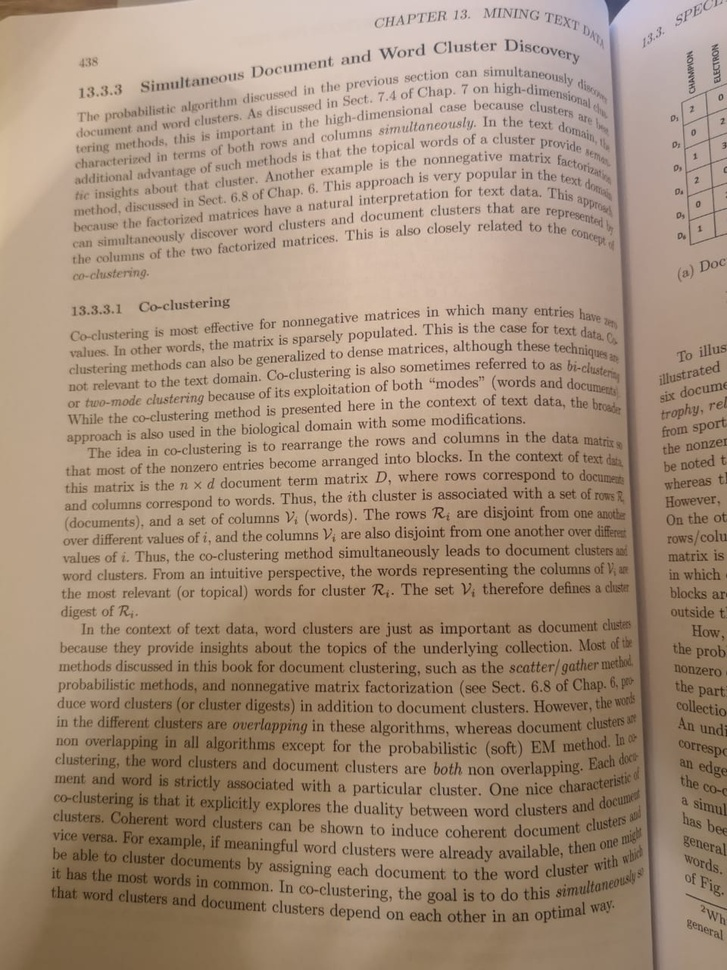
#> input picture images/scan.jpeg, 727 x 970 px, shrunk from 960 x 1280 before the run
$ python '9.Thresholding_Binarization_&_Adaptive_Thresholding.py'
#> lines starting #> are read from the running program, lines starting #| are printed output that depends on the picture; after the words box and inside, x2 and y2 are one past the last pixel; in counts of white or black regions, pixels touching at a corner belong together
import cv2
import numpy as np
from matplotlib import pyplot as plt

def imshow(title='Image', image = None, size=10):
    w,h = image.shape[:2]
    aspect_ratio = w/h
    plt.figure(figsize=(aspect_ratio * size, size))
    plt.imshow(cv2.cvtColor(image, cv2.COLOR_BGR2RGB))
    plt.title(title)
    plt.show()

image = cv2.imread('images/scan.jpeg',0)
#> image: shape (970, 727); min 22, max 216, mean 146
imshow('Original', image)

ret, thresh1 = cv2.threshold(image, 127,255,cv2.THRESH_BINARY)
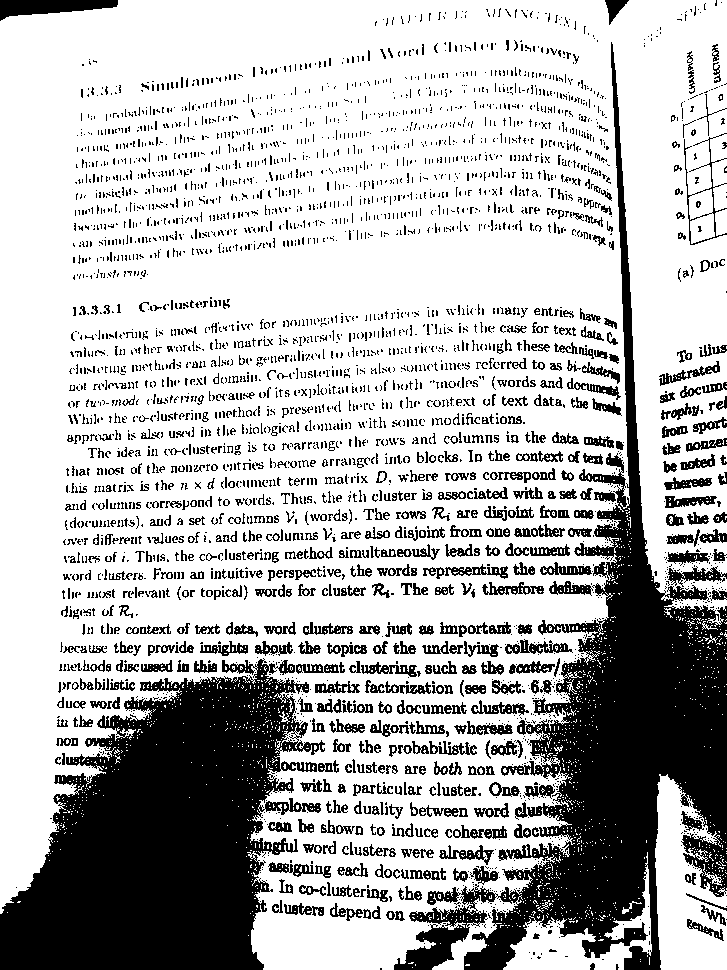
#> thresh1: shape (970, 727); 72.2% white; 3749 black regions (3013 under 20 px), largest, box (x1, y1, x2, y2) and area: (394, 42, 727, 970) 64133, (0, 658, 325, 970) 61744, (0, 0, 118, 21) 1470
imshow('1 Threshold Binary @ 127', thresh1)

ret, thresh2 = cv2.threshold(image, 127, 255,cv2.THRESH_BINARY_INV)
imshow('2 Threshold Binary Inverse @ 127', thresh2)

ret, thresh3 = cv2.threshold(image, 127, 255,cv2.THRESH_TRUNC)
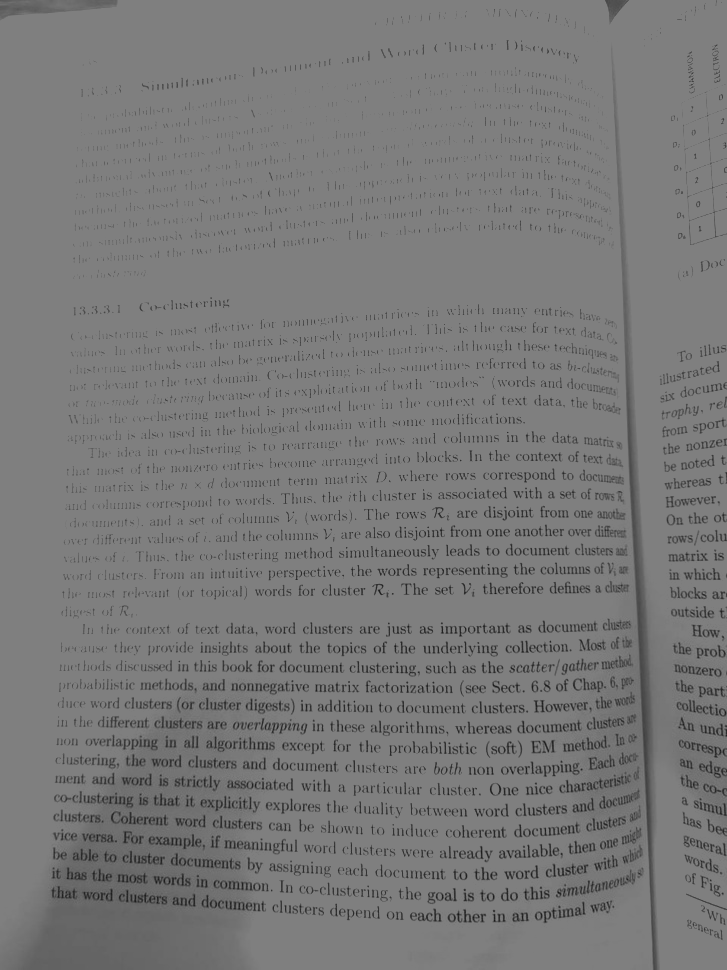
#> thresh3: shape (970, 727); min 22, max 127, mean 120.6
imshow('3 THRESH TRUNC @ 127', thresh3)

ret, thresh4 = cv2.threshold(image, 127, 255,cv2.THRESH_TOZERO)
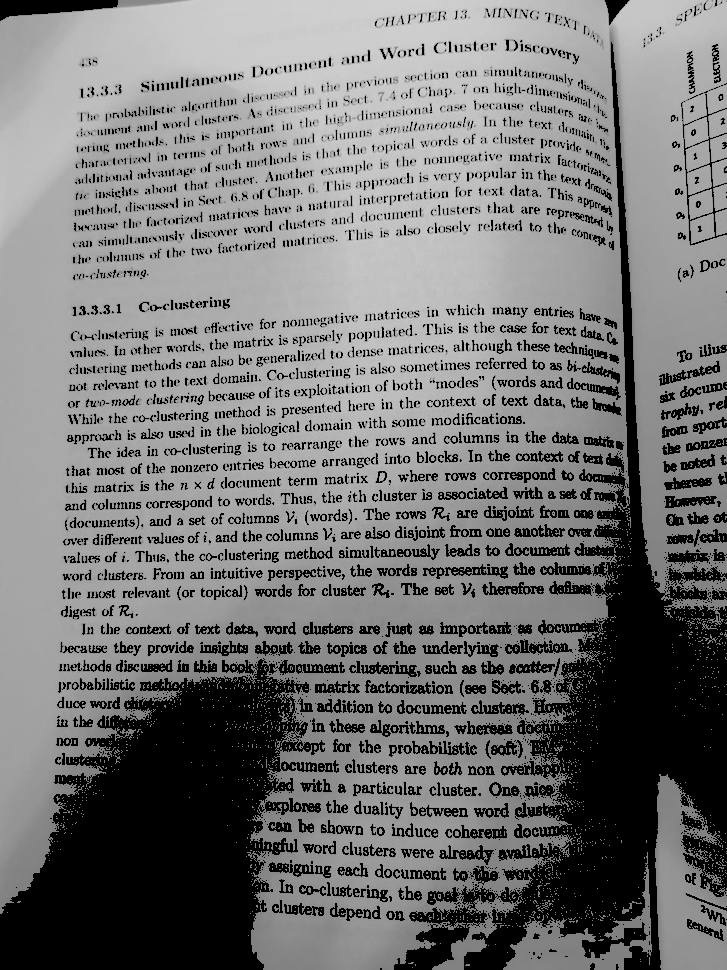
#> thresh4: shape (970, 727); min 0, max 216, mean 117.1
imshow('4 THRESH TOZERO @ 127', thresh4)

ret, thresh5 = cv2.threshold(image, 127, 255,cv2.THRESH_TOZERO_INV)
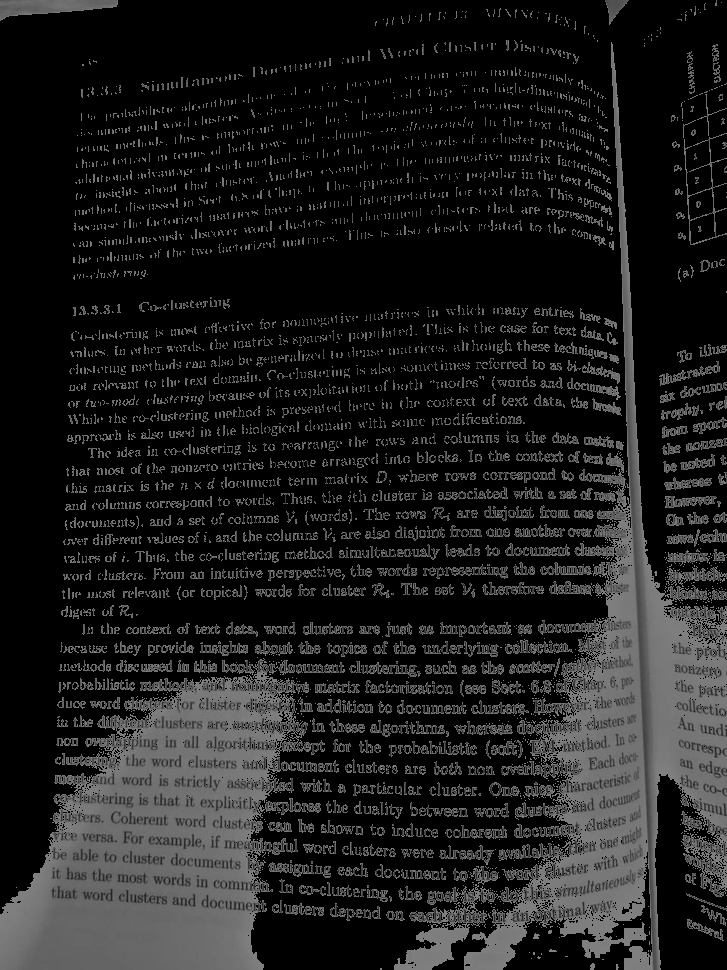
#> thresh5: shape (970, 727); min 0, max 127, mean 29
imshow('5 THRESH TOZERO IVN @ 127', thresh5)

# Adaptive Thresholding
# cv2.adaptiveThreshold**(src, maxValue, adaptiveMethod, thresholdType, blockSize, C[, dst]) → dst

thresh = cv2.adaptiveThreshold(image, 255,cv2.ADAPTIVE_THRESH_MEAN_C, cv2.THRESH_BINARY,3,5)
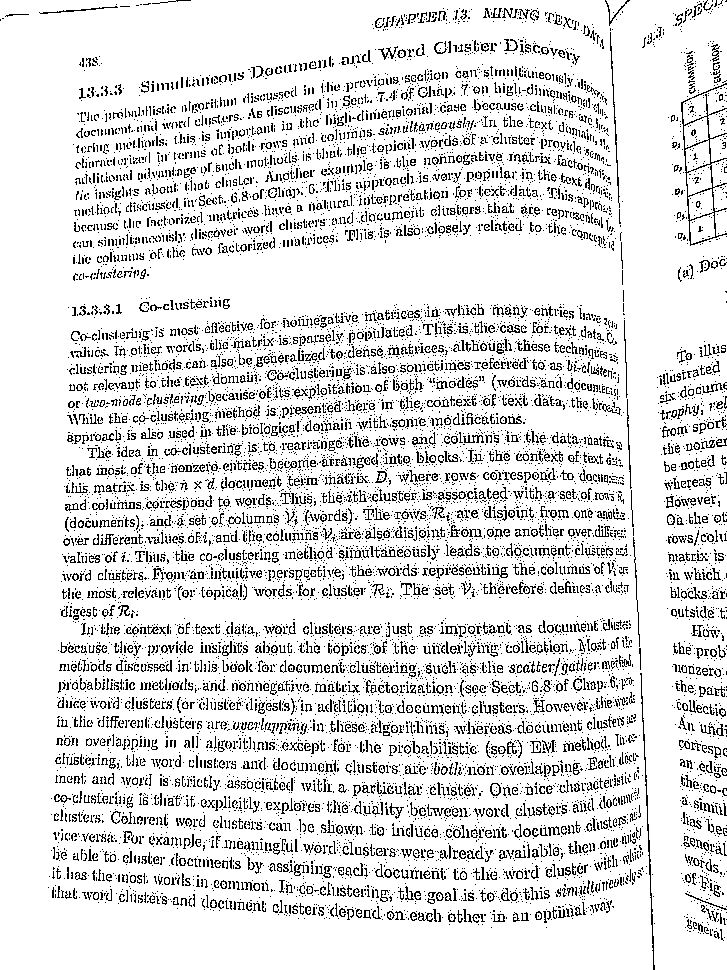
#> thresh: shape (970, 727); 86.8% white; black in thin lines or dots
imshow("Adaptive Mean Thresholding", thresh)

_, th2 = cv2.threshold(image, 0, 255, cv2.THRESH_BINARY + cv2.THRESH_OTSU)
#> th2: shape (970, 727); 54.8% white; 2357 black regions (1649 under 20 px), largest, box (x1, y1, x2, y2) and area: (0, 32, 727, 970) 259764, (0, 0, 174, 21) 1750, (681, 83, 727, 246) 973
imshow("Otsu's Thresholding", th2)

blur = cv2.GaussianBlur(image, (5,5), 0)
_, th3 = cv2.threshold(blur,0, 255, cv2.THRESH_BINARY + cv2.THRESH_OTSU)
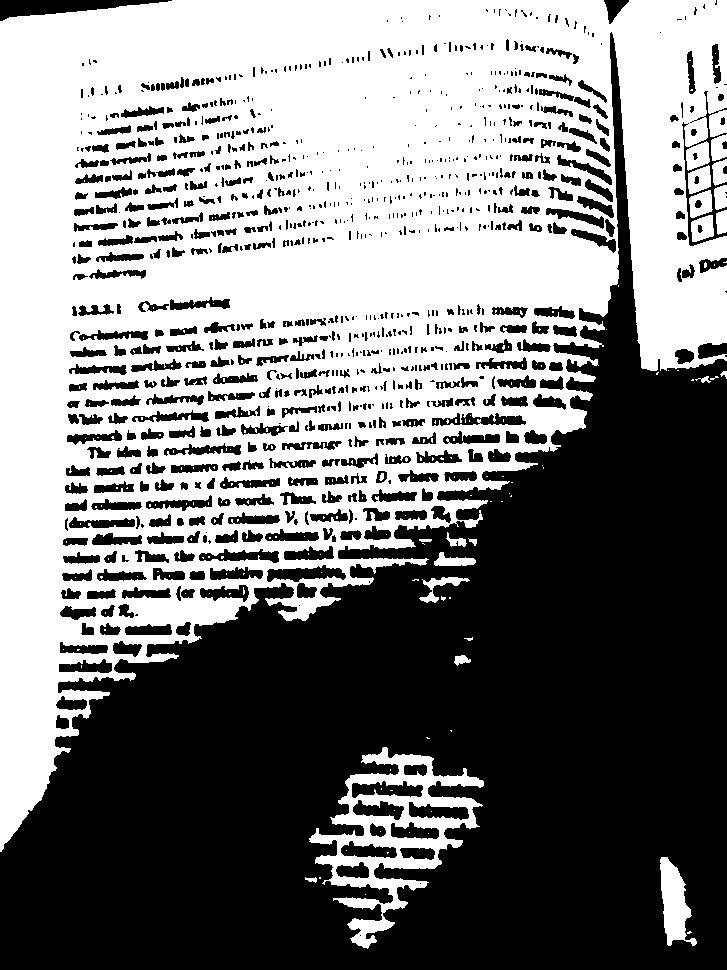
#> th3: shape (970, 727); 49.5% white; 225 white regions (204 under 20 px), largest, box (x1, y1, x2, y2) and area: (0, 0, 727, 852) 331553, (309, 747, 484, 949) 10522, (660, 857, 697, 946) 1800
imshow("Guassian Otsu's Thresholding", th3)
